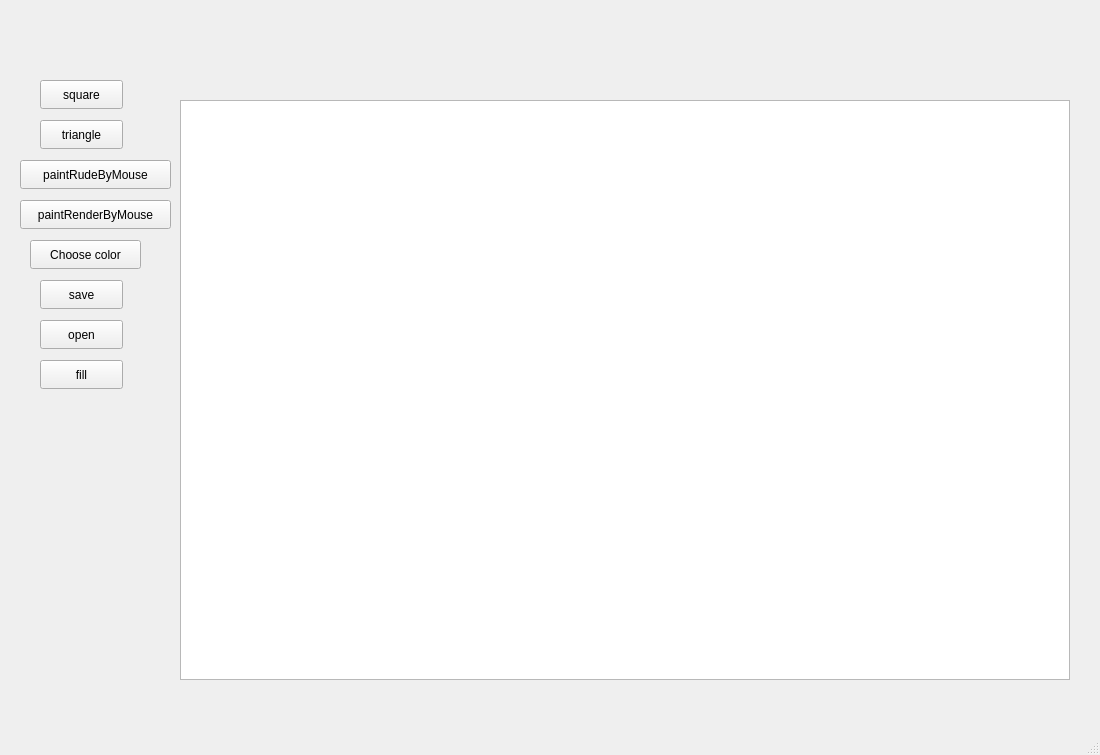
<?xml version="1.0" encoding="UTF-8"?>
<ui version="4.0">
 <class>MainWindow</class>
 <widget class="QMainWindow" name="MainWindow">
  <property name="geometry">
   <rect>
    <x>0</x>
    <y>0</y>
    <width>1100</width>
    <height>755</height>
   </rect>
  </property>
  <property name="windowTitle">
   <string>MainWindow</string>
  </property>
  <widget class="QWidget" name="centralwidget">
   <widget class="QGraphicsView" name="graphicsView">
    <property name="geometry">
     <rect>
      <x>180</x>
      <y>100</y>
      <width>890</width>
      <height>580</height>
     </rect>
    </property>
   </widget>
   <widget class="QPushButton" name="squareButton">
    <property name="geometry">
     <rect>
      <x>40</x>
      <y>80</y>
      <width>83</width>
      <height>29</height>
     </rect>
    </property>
    <property name="text">
     <string>square</string>
    </property>
   </widget>
   <widget class="QPushButton" name="triangleButton">
    <property name="geometry">
     <rect>
      <x>40</x>
      <y>120</y>
      <width>83</width>
      <height>29</height>
     </rect>
    </property>
    <property name="text">
     <string>triangle</string>
    </property>
   </widget>
   <widget class="QPushButton" name="paintRudeByMouseButton">
    <property name="geometry">
     <rect>
      <x>20</x>
      <y>160</y>
      <width>151</width>
      <height>29</height>
     </rect>
    </property>
    <property name="text">
     <string>paintRudeByMouse</string>
    </property>
   </widget>
   <widget class="QPushButton" name="paintRenderByMouseButton">
    <property name="geometry">
     <rect>
      <x>20</x>
      <y>200</y>
      <width>151</width>
      <height>29</height>
     </rect>
    </property>
    <property name="text">
     <string>paintRenderByMouse</string>
    </property>
   </widget>
   <widget class="QPushButton" name="chooseColorButton">
    <property name="geometry">
     <rect>
      <x>30</x>
      <y>240</y>
      <width>111</width>
      <height>29</height>
     </rect>
    </property>
    <property name="text">
     <string>Choose color</string>
    </property>
   </widget>
   <widget class="QPushButton" name="saveButton">
    <property name="geometry">
     <rect>
      <x>40</x>
      <y>280</y>
      <width>83</width>
      <height>29</height>
     </rect>
    </property>
    <property name="text">
     <string>save</string>
    </property>
   </widget>
   <widget class="QPushButton" name="openButton">
    <property name="geometry">
     <rect>
      <x>40</x>
      <y>320</y>
      <width>83</width>
      <height>29</height>
     </rect>
    </property>
    <property name="text">
     <string>open</string>
    </property>
   </widget>
   <widget class="QPushButton" name="fillButton">
    <property name="geometry">
     <rect>
      <x>40</x>
      <y>360</y>
      <width>83</width>
      <height>29</height>
     </rect>
    </property>
    <property name="text">
     <string>fill</string>
    </property>
   </widget>
  </widget>
  <widget class="QMenuBar" name="menubar">
   <property name="geometry">
    <rect>
     <x>0</x>
     <y>0</y>
     <width>1100</width>
     <height>25</height>
    </rect>
   </property>
  </widget>
  <widget class="QStatusBar" name="statusbar"/>
 </widget>
 <resources/>
 <connections/>
</ui>
